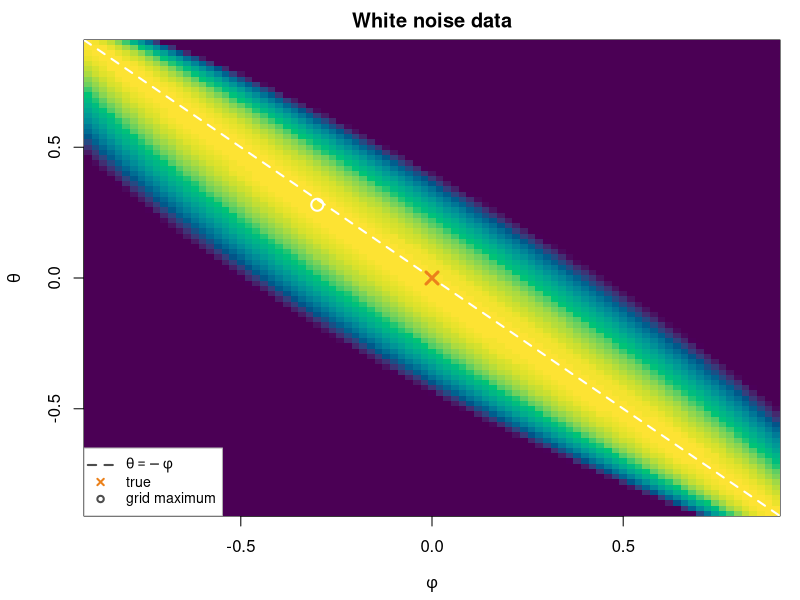
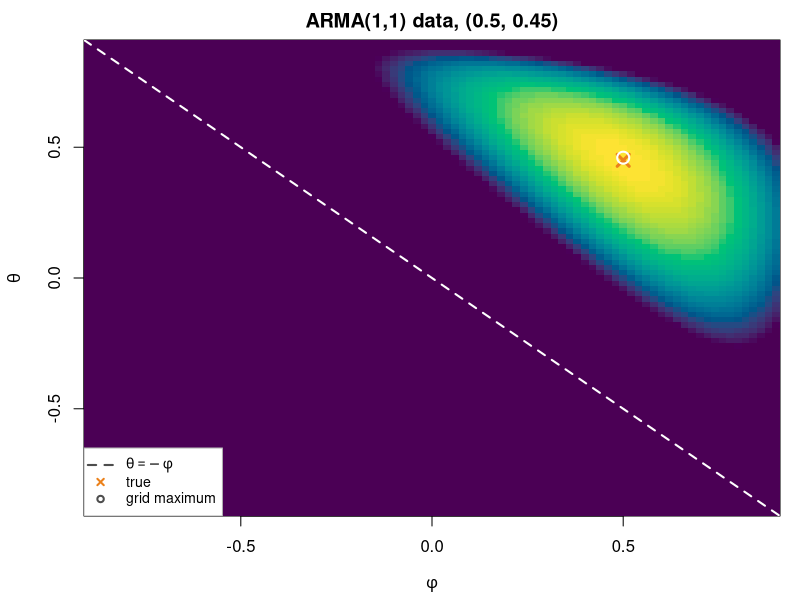

These figures' R source, in order:
# Problem 3 d): the ARMA(1,1) log-likelihood is flat along theta = -phi
# Run from solutions/PS3/:  Rscript code/p3_arma11_likelihood.R

set.seed(2026)
T <- 500
grid <- seq(-0.9, 0.9, by = 0.02)
G <- expand.grid(phi = grid, theta = grid)

# Log-likelihood with sigma^2 = 1 on the whole grid at once: back out the shocks with
# e_t = y_t - phi y_{t-1} - theta e_{t-1}, starting from y_0 = e_0 = 0
loglik_grid <- function(y, phi, theta) {
  e <- numeric(length(phi)); ylag <- 0; ssr <- numeric(length(phi))
  for (t in seq_along(y)) {
    e <- y[t] - phi * ylag - theta * e
    ssr <- ssr + e^2
    ylag <- y[t]
  }
  -length(y) / 2 * log(2 * pi) - ssr / 2
}

heat <- function(ll, main, truth, file) {
  z <- matrix(pmax(ll - max(ll), -60), length(grid), length(grid))   # rows: phi, columns: theta
  best <- G[which.max(ll), ]
  pdf(file, width = 5.6, height = 5)
  par(mar = c(4.2, 4.2, 2, 1))
  image(grid, grid, z, col = hcl.colors(60, "viridis"), zlim = c(-60, 0), useRaster = TRUE,
        xlab = expression(phi), ylab = expression(theta), main = main)
  abline(0, -1, col = "white", lwd = 2, lty = 2)
  points(truth[1], truth[2], pch = 4, cex = 1.6, lwd = 3, col = "#EB811B")
  points(best$phi, best$theta, pch = 1, cex = 1.6, lwd = 2, col = "white")
  legend("bottomleft", bg = "white", box.col = "grey70", lty = c(2, NA, NA), pch = c(NA, 4, 1),
         col = c("grey30", "#EB811B", "grey30"), lwd = 2, cex = 0.85,
         legend = c(expression(theta == -phi), "true", "grid maximum"))
  dev.off()
  best
}

# White noise data: phi = theta = 0
y_wn <- rnorm(T)
ll_wn <- loglik_grid(y_wn, G$phi, G$theta)
best_wn <- heat(ll_wn, "White noise data", c(0, 0), "figures/p3_loglik_wn.pdf")

line_pts <- c(-0.8, -0.4, 0, 0.4, 0.8)
ll_line <- loglik_grid(y_wn, line_pts, -line_pts)
cat("White noise data: log-likelihood on the line theta = -phi\n")
print(data.frame(phi = line_pts, theta = -line_pts, loglik = sprintf("%.10f", ll_line)))
cat(sprintf("Max over the grid: %.4f at (phi, theta) = (%.2f, %.2f)\n", max(ll_wn), best_wn$phi, best_wn$theta))
cat(sprintf("Max over the line (white noise loglik): %.4f\n", ll_line[3]))

# ARMA(1,1) data with phi = 0.5, theta = 0.45 (arima.sim uses a burn-in)
y_arma <- as.numeric(arima.sim(model = list(ar = 0.5, ma = 0.45), n = T))
ll_arma <- loglik_grid(y_arma, G$phi, G$theta)
best_arma <- heat(ll_arma, "ARMA(1,1) data, (0.5, 0.45)", c(0.5, 0.45), "figures/p3_loglik_arma.pdf")
ll_line2 <- loglik_grid(y_arma, line_pts, -line_pts)
cat("\nARMA(1,1) data: log-likelihood on the line theta = -phi\n")
print(data.frame(phi = line_pts, theta = -line_pts, loglik = sprintf("%.4f", ll_line2)))
cat(sprintf("Max over the grid: %.4f at (phi, theta) = (%.2f, %.2f); line value minus max: %.1f\n",
            max(ll_arma), best_arma$phi, best_arma$theta, ll_line2[3] - max(ll_arma)))

# c) standard errors of phi-hat from the information matrix
se_phi <- function(phi, theta, T = 200) sqrt((1 - phi^2) * (1 + phi * theta)^2 / (phi + theta)^2 / T)
cat(sprintf("\nc) se(phi-hat), T = 200: (0.5, 0.45): %.4f; (0.5, -0.45): %.4f; AR(1) with phi = 0.5: %.4f\n",
            se_phi(0.5, 0.45), se_phi(0.5, -0.45), sqrt(0.75 / 200)))
